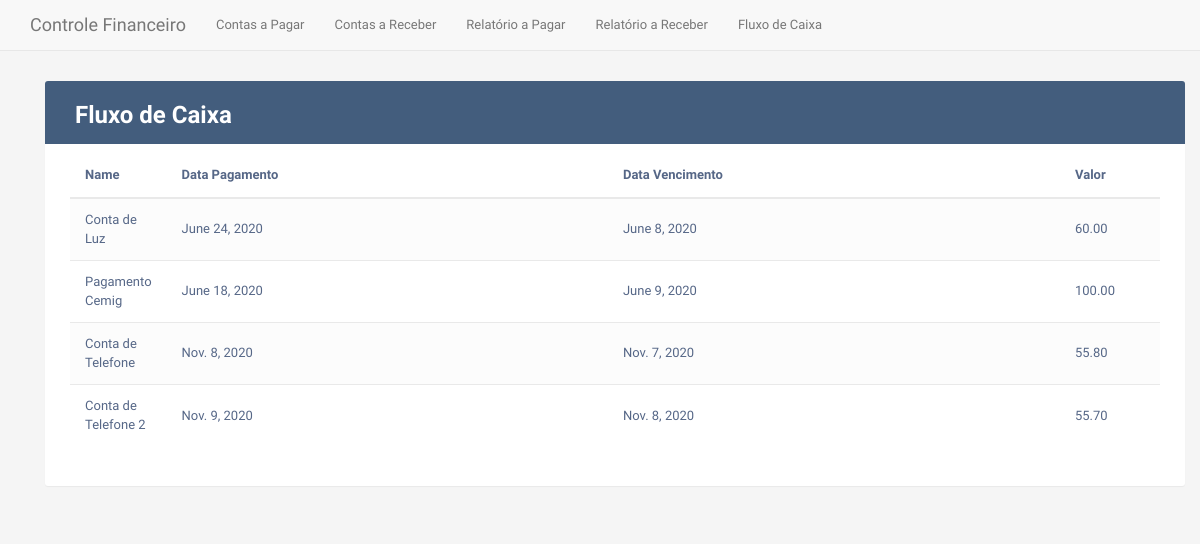
The page /fluxocaixa/ on the database as committed earlier.
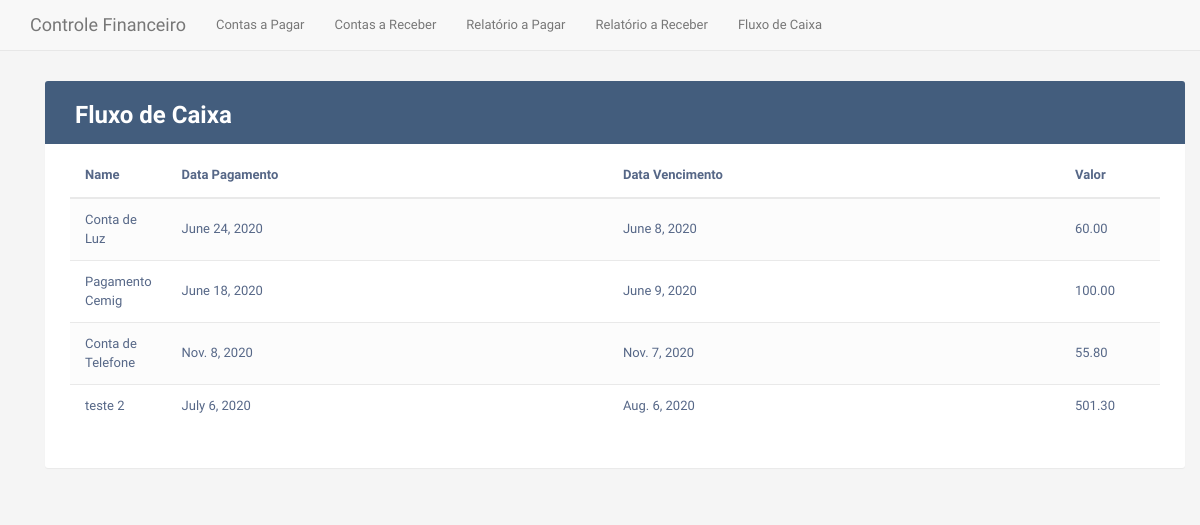
The same page on the database as committed later.
### contas/models.py (models this page shows, shortened)
class ContasPagar(models.Model):
    nome = models.CharField(max_length=200)
    valor = models.DecimalField(max_digits=7, decimal_places=2)
    data_vencimento = models.DateField(null = True)
    data_pagamento = models.DateField(null = True)
    dt_criacao = models.DateTimeField(auto_now_add=True)
    CP_CLASSIFICACAO_CHOICES = [
        ('1', 'Telecomunicações'),
        ('2', 'Água'),
        ('3', 'Energia'),
        ('4', 'Alimentação'),
        ('5', 'Outros'),
    ]
    classificacao = models.CharField(
        max_length=4,
        choices=CP_CLASSIFICACAO_CHOICES,
        default=1,
    )
    CP_FORMA_PAGAMENTO_CHOICES = [
        ('1', 'Boleto'),
        ('2', 'Crédito'),
        ('3', 'Débito'),
        ('4', 'Depósito'),
        ('5', 'Outros'),
    ]
    forma_pagamento = models.CharField(
        max_length=4,
        choices=CP_FORMA_PAGAMENTO_CHOICES,
        default=1,
    )
    CP_SITUACAO_CHOICES = [
        ('1', 'Pago'),
        ('2', 'A pagar'),
    ]
    situacao = models.CharField(
        max_length=4,
        choices=CP_SITUACAO_CHOICES,
        default=2,
    )
    class Meta:
        verbose_name_plural: 'ContasPagar'

### contas/views/fluxo_caixa.py (the view)
# urls.py: path('fluxocaixa/', fv.fluxocaixa, name="fluxo_caixa"),
@csrf_exempt
@require_http_methods(["GET"])
def fluxocaixa(request):
    data = {}
    data['listaContas'] = ContasPagar.objects.all()
    return render(request, 'contas/fluxocaixa.html', data)

### contas/templates/contas/fluxocaixa.html
{% extends 'contas/base.html' %} {% block content %}
<div class="container">
    <div class="table-wrapper">
        <div class="table-title">
            <div class="row">
                <div class="col-sm-6">
                    <h2><b>Fluxo de Caixa</b></h2>
                </div>
            </div>
        </div>
        <table class="table table-striped table-hover">
            <thead>
                <tr>
                    <th>Name</th>
                    <th>Data Pagamento</th>
                    <th>Data Vencimento</th>
                    <th>Valor</th>
                </tr>
            </thead>
            <tbody>
                {% for conta in listaContas %}
                <tr>
                    <td>{{conta.nome}}</td>
                    <td>{{conta.data_pagamento}}</td>
                    <td>{{conta.data_vencimento}}</td>
                    <td>{{conta.valor}}</td>
                </tr>
                {% endfor %}
            </tbody>
        </table>
    </div>
</div>
{% endblock %}

Rows that differ between the two databases and show on the page:
removed ContasPagar: nome "Conta de Telefone 2", data_pagamento "Nov. 9, 2020", data_vencimento "Nov. 8, 2020", valor "55.70"
added ContasPagar: nome "teste 2", data_pagamento "July 6, 2020", data_vencimento "Aug. 6, 2020", valor "501.30"
